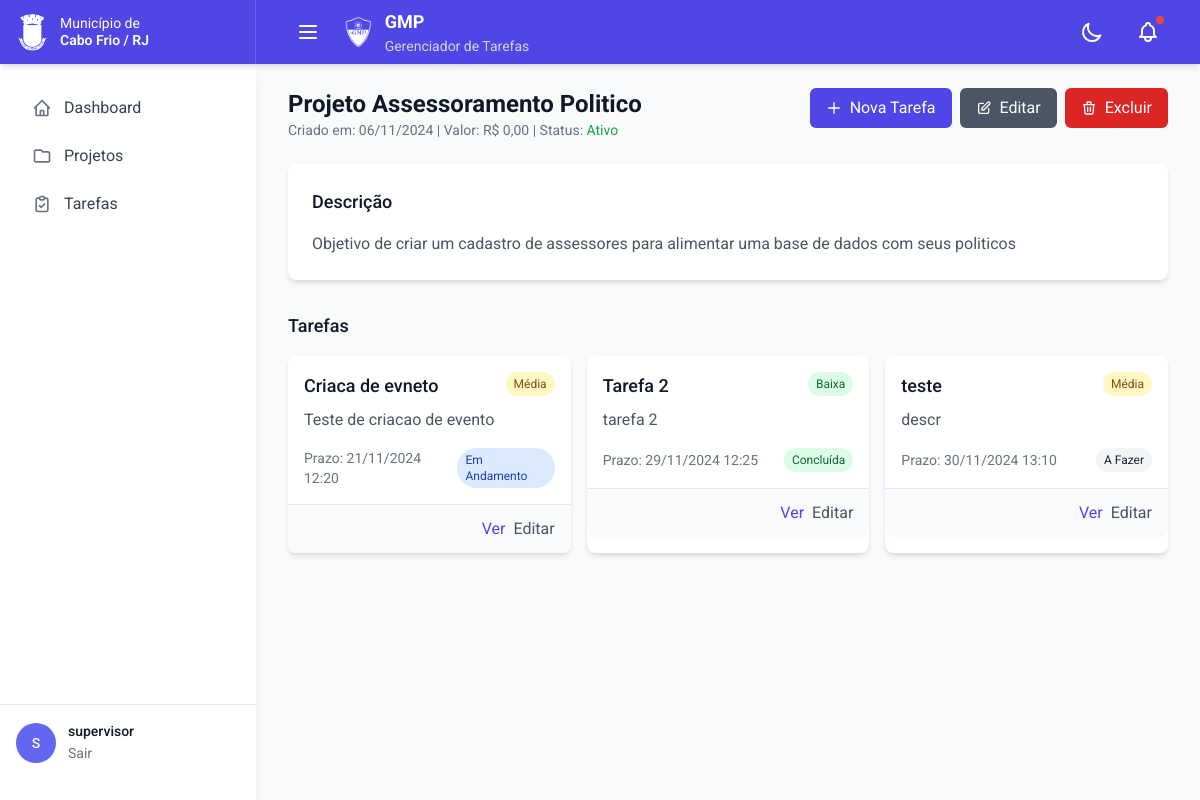
/projects/2/ (signed in), run on an earlier commit of the app's database.
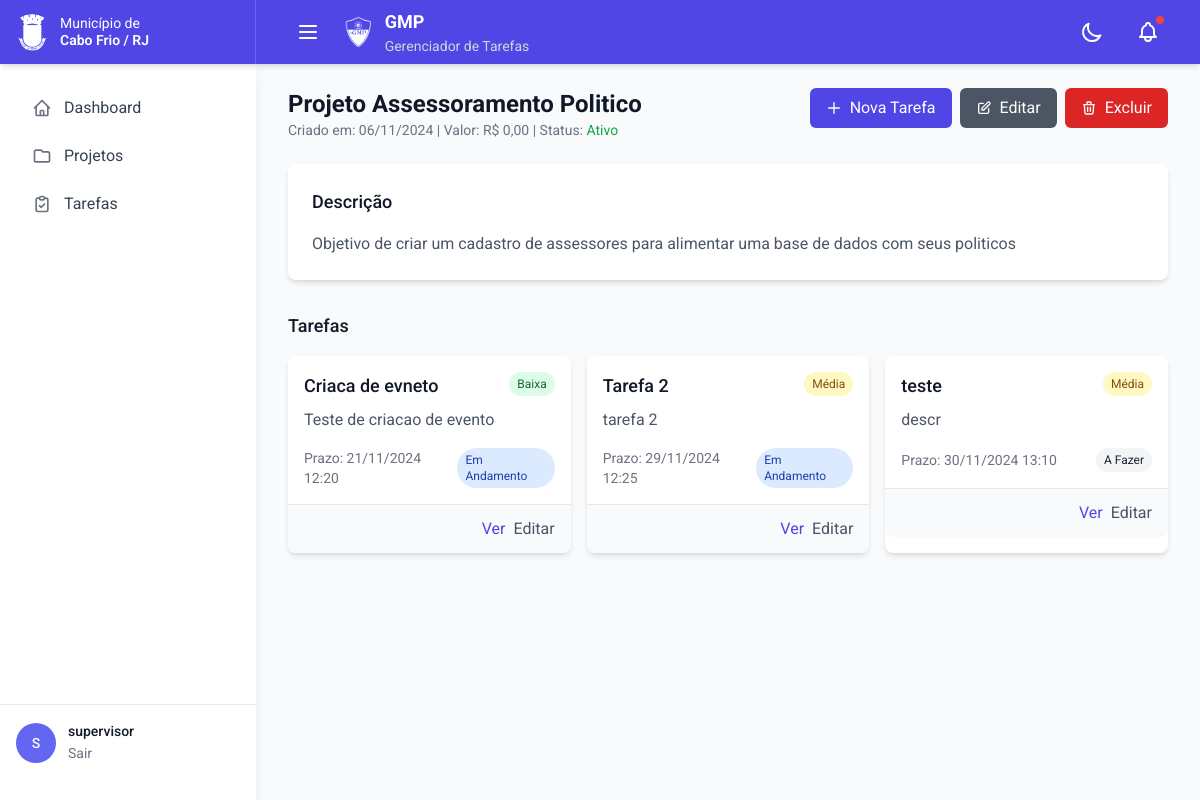
And on a later commit of the database.
### tasks/models.py (models this page shows, shortened)
class Task(models.Model):
    PRIORITY_CHOICES = [
        ('low', 'Baixa'),
        ('medium', 'Média'),
        ('high', 'Alta'),
    ]
    STATUS_CHOICES = [
        ('todo', 'A Fazer'),
        ('doing', 'Em Andamento'),
        ('done', 'Concluída'),
    ]
    title = models.CharField('Título', max_length=200)
    description = models.TextField('Descrição')
    due_date = models.DateTimeField('Data de entrega')
    priority = models.CharField(
        'Prioridade',
        max_length=6,
        choices=PRIORITY_CHOICES,
        default='medium'
    )
    status = models.CharField(
        'Status',
        max_length=5,
        choices=STATUS_CHOICES,
        default='todo'
    )
    project = models.ForeignKey(
        Project,
        verbose_name='Projeto',
        on_delete=models.CASCADE,
        related_name='tasks'
    )
    created_at = models.DateTimeField('Criado em', auto_now_add=True)
    updated_at = models.DateTimeField('Atualizado em', auto_now=True)
    class Meta:
        verbose_name = 'Tarefa'
        verbose_name_plural = 'Tarefas'
        ordering = ['due_date']
    def get_priority_display_class(self):
        return {
            'low': 'bg-green-100 dark:bg-green-900 text-green-800 dark:text-green-200',
            'medium': 'bg-yellow-100 dark:bg-yellow-900 text-yellow-800 dark:text-yellow-200',
            'high': 'bg-red-100 dark:bg-red-900 text-red-800 dark:text-red-200'
        }.get(self.priority, '')
    def get_status_display_class(self):
        return {
            'todo': 'bg-gray-100 dark:bg-gray-700 text-gray-800 dark:text-gray-200',
            'doing': 'bg-blue-100 dark:bg-blue-700 text-blue-800 dark:text-blue-200',
            'done': 'bg-green-100 dark:bg-green-900 text-green-800 dark:text-green-200'
        }.get(self.status, '')

### projects/views.py (the view)
# urls.py: path('<int:pk>/', views.project_detail, name='detail'),
@login_required
def project_detail(request, pk):
    project = get_object_or_404(Project, pk=pk, owner=request.user)
    tasks = project.tasks.all()
    return render(request, 'projects/project_detail.html', {
        'project': project,
        'tasks': tasks
    })

### templates/projects/project_detail.html (shortened to what the changed rows need)
{% extends 'base.html' %}
{% block content %}
<div class="mb-6">
    <div class="flex justify-between items-start">
        <div>
            <h2 class="text-2xl font-bold text-gray-900 dark:text-white">{{ project.title }}</h2>
        </div>
    </div>
    <div class="mt-8">
        {% if tasks %}
            <div class="grid grid-cols-1 md:grid-cols-2 lg:grid-cols-3 gap-4">
                {% for task in tasks %}
                    <div class="bg-white dark:bg-gray-800 rounded-lg shadow-md hover:shadow-lg transition-shadow">
                        <div class="p-4">
                            <div class="flex justify-between items-start">
                                <h4 class="text-lg font-medium text-gray-900 dark:text-white">{{ task.title }}</h4>
                                <span class="px-2 py-1 text-xs rounded-full {{ task.get_priority_display_class }}">
                                    {{ task.get_priority_display }}
                                </span>
                            </div>
                            <p class="mt-2 text-gray-600 dark:text-gray-300">{{ task.description|truncatewords:30 }}</p>
                            <div class="mt-4 flex justify-between items-center">
                                <span class="text-sm text-gray-500 dark:text-gray-400">
                                    Prazo: {{ task.due_date|date:"d/m/Y H:i" }}
                                </span>
                                <span class="px-2 py-1 text-xs rounded-full {{ task.get_status_display_class }}">
                                    {{ task.get_status_display }}
                                </span>
                            </div>
                        </div>
                        <div class="px-4 py-3 bg-gray-50 dark:bg-gray-700 border-t border-gray-200 dark:border-gray-600 rounded-b-lg">
                            <div class="flex justify-end space-x-2">
                                <a href="{% url 'tasks:detail' task.pk %}"
                                   class="text-indigo-600 dark:text-indigo-400 hover:text-indigo-900 dark:hover:text-indigo-300">
                                    Ver
                                </a>
                                <a href="{% url 'tasks:update' task.pk %}"
                                   class="text-gray-600 dark:text-gray-400 hover:text-gray-900 dark:hover:text-gray-300">
                                    Editar
                                </a>
                            </div>
                        </div>
                    </div>
                {% endfor %}
            </div>
        {% endif %}
    </div>
</div>
{% endblock %}

What changed in the data, as far as the page shows it:
changed Task "Criaca de evneto": priority "Média" → "Baixa"
changed Task "Tarefa 2": priority "Baixa" → "Média"; status "Concluída" → "Em Andamento"
